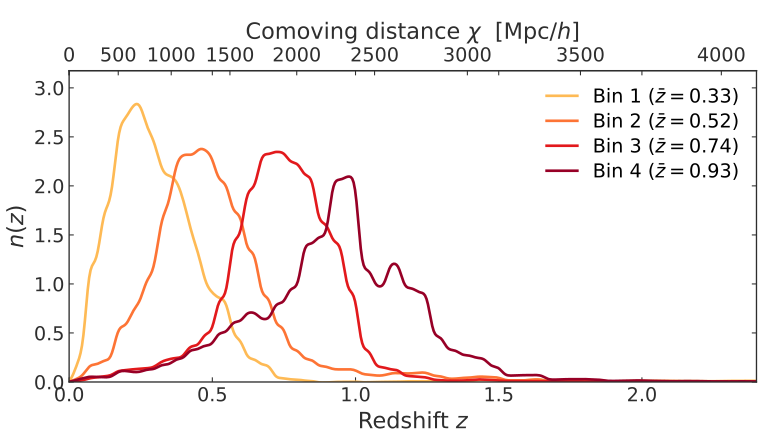

The script that saved this image:
#!/usr/bin/env python3
# ENV: jax-fli
"""
How deep the box must reach to lens the DES Y3 source bins, for the slide on the volume a DES Y3
analysis needs.

The top panel of These_wassim/figures/chap6/geometry.py, set for the slide: the DES Y3 source
n(z) per tomographic bin with a secondary comoving-distance axis. The lensing kernels are shown on
the weak-lensing slide (3_observation/weaklensing/04_tomographic_bins), so the q(z) panel, the
CosmoGrid shell bar and the depth legend are left out here. The effective end of each bin is the thesis rule: the last z where n(z) is
at least 10% of its peak. The cosmology is the CosmoGridV1 one, read from a single cached
nside-2048 density shell of ASKabalan/jax-fli-experiments.

Outputs (this directory), at the same size so they stack exactly:
  depth.svg         the n(z) panel
  depth_lines.svg   the dotted comoving depth of bins 2, 3 and 4 alone, on a transparent page
"""

import sys
from pathlib import Path

HERE = Path(__file__).resolve().parent

ROOT = next(p for p in HERE.parents if (p / "_common.py").exists())
sys.path.insert(0, str(ROOT))
from _common import INK, skip_if_built, slide_style

OUTS = ["depth.svg", "depth_lines.svg"]
skip_if_built(HERE, *OUTS)

import jax

jax.config.update("jax_enable_x64", True)
import jax.numpy as jnp
import jax_cosmo as jc
import matplotlib.pyplot as plt
import numpy as np
from datasets import load_dataset
from huggingface_hub import hf_hub_download
from jax_fli.data import get_des_y3_nz_shear
from jax_fli.io import Catalog

REPO = "ASKabalan/jax-fli-experiments"
SHELL0 = "00-cosmogrid/cosmo_000001/density/cosmogrid_density_nside2048_shell_000.parquet"
LOCAL = Path.home() / "Projects/NBody/jax-fli-experiments"
THRESH_FRAC = 0.10
ZGRID = np.linspace(0.005, 2.995, 600)

slide_style(scale=1.2)
# the two pages must keep the same frame to stack, so no tight crop
plt.rcParams["savefig.bbox"] = "standard"


def cosmogrid_cosmology():
    """The cosmology stored with the first CosmoGrid shell: the local experiments clone when
    present, else that one file from the HuggingFace dataset."""
    local = LOCAL / SHELL0
    fp = local if local.exists() else hf_hub_download(REPO, SHELL0, repo_type="dataset")
    cat = Catalog.from_dataset(
        load_dataset("parquet", data_files=str(fp), split="train").with_format("numpy"))
    return cat.cosmology[0]


def z_end(v):
    idx = np.where(v >= THRESH_FRAC * float(v.max()))[0]
    return float(ZGRID[idx[-1]])


cosmo = cosmogrid_cosmology()
nz_list = get_des_y3_nz_shear()
nz_vals = np.array([np.asarray(nz(jnp.asarray(ZGRID))) for nz in nz_list])
z_mean = [float(np.trapezoid(ZGRID * v, ZGRID) / np.trapezoid(v, ZGRID)) for v in nz_vals]
z_ends = [z_end(v) for v in nz_vals]
chi = lambda z: float(jc.background.radial_comoving_distance(cosmo, jc.utils.z2a(z)).squeeze())
chi_ends = [chi(z) for z in z_ends]
for i, (z, r) in enumerate(zip(z_ends, chi_ends)):
    print(f"bin {i + 1}: z_end = {z:.3f}  chi = {r:.0f} Mpc/h  full-sky box 2chi = {2 * r:.0f}")

cmap = plt.get_cmap("YlOrRd")
colors = [cmap(x) for x in np.linspace(0.35, 0.95, len(nz_list))]
XMAX = 2.4

fig, ax1 = plt.subplots(figsize=(8.0, 4.6))
fig.subplots_adjust(left=0.09, right=0.985, top=0.84, bottom=0.135)

for i, v in enumerate(nz_vals):
    ax1.plot(ZGRID, v, color=colors[i], lw=2.0, label=rf"Bin {i + 1} ($\bar{{z}} = {z_mean[i]:.2f}$)")
ax1.set_ylabel(r"$n(z)$")
ax1.set_ylim(0.0, 1.12 * float(nz_vals.max()))
ax1.set_xlim(0.0, XMAX)
ax1.set_xlabel(r"Redshift $z$")
ax1.legend(loc="upper right", labelspacing=0.3, handlelength=1.6)

z2chi = lambda z: np.asarray(jc.background.radial_comoving_distance(cosmo, jc.utils.z2a(np.atleast_1d(z))))
chi2z = lambda c: np.asarray(jc.utils.a2z(jc.background.a_of_chi(cosmo, np.atleast_1d(c))))
secax = ax1.secondary_xaxis("top", functions=(z2chi, chi2z))
secax.set_xlabel(r"Comoving distance $\chi$  [Mpc/$h$]", labelpad=6)
secax.tick_params(colors=INK)

fig.savefig(HERE / "depth.svg")

# the overlay: the same page with everything hidden but the depth lines
for art in ax1.get_children():
    art.set_visible(False)
secax.set_visible(False)
ax1.patch.set_visible(False)
for i in (1, 2, 3):
    ax1.axvline(z_ends[i], color=colors[i], lw=2.2, ls=(0, (1.2, 1.6)), visible=True)
    ax1.text(z_ends[i] + 0.025, 0.96, rf"$\chi = {chi_ends[i]:.0f}$ Mpc/$h$",
             transform=ax1.get_xaxis_transform(), color=colors[i], fontsize=14,
             rotation=90, ha="left", va="top",
             bbox=dict(facecolor="#faf7f0", edgecolor="none", alpha=0.9, pad=1.5))
fig.savefig(HERE / "depth_lines.svg")
print("wrote", ", ".join(OUTS))
